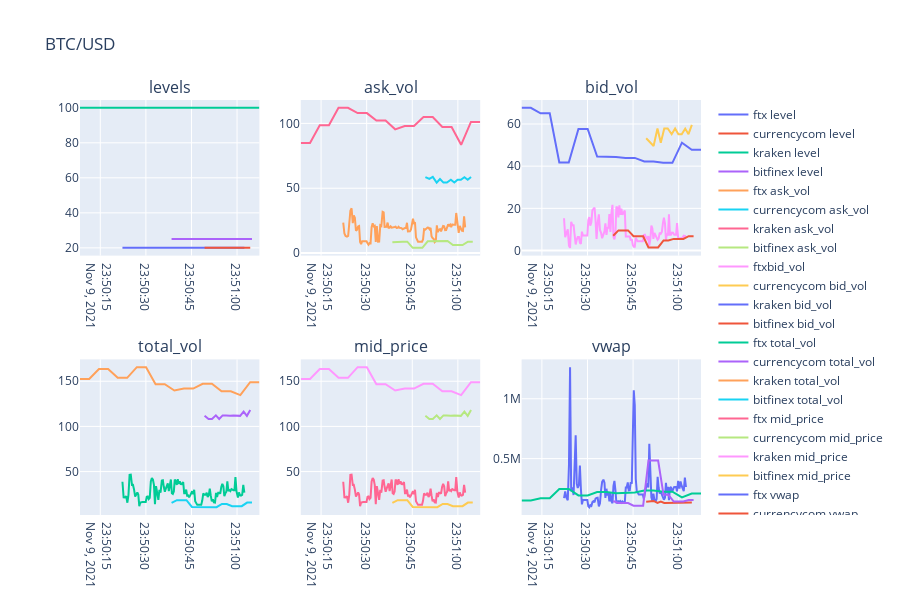

This figure's notebook cell:
### Markdown cell above
La función graficas empieza con segmentar la información por exchanges para poder graficar cada uno de los elementos de la microestructura de mercado. De esta manera podemos comparar cómo se movió el mismo activo en los diferentes exchanges en básicamente el mismo momento.

### Code cell
v.graficas(BTC_USD,'BTC/USD')
